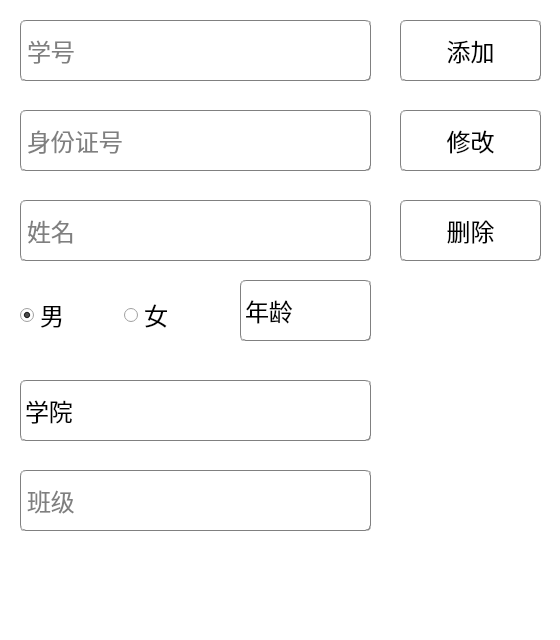
<?xml version="1.0" encoding="UTF-8"?>
<ui version="4.0">
 <class>student</class>
 <widget class="QDialog" name="student">
  <property name="geometry">
   <rect>
    <x>0</x>
    <y>0</y>
    <width>560</width>
    <height>640</height>
   </rect>
  </property>
  <property name="minimumSize">
   <size>
    <width>560</width>
    <height>640</height>
   </size>
  </property>
  <property name="maximumSize">
   <size>
    <width>560</width>
    <height>640</height>
   </size>
  </property>
  <property name="windowTitle">
   <string>学生信息管理</string>
  </property>
  <property name="styleSheet">
   <string notr="true">#student{
border-image: url(:/image/image/backpage_common.png);
background-color: rgb(255, 255, 255);
}</string>
  </property>
  <widget class="QPushButton" name="button_delete">
   <property name="geometry">
    <rect>
     <x>400</x>
     <y>200</y>
     <width>141</width>
     <height>61</height>
    </rect>
   </property>
   <property name="sizePolicy">
    <sizepolicy hsizetype="Minimum" vsizetype="Minimum">
     <horstretch>0</horstretch>
     <verstretch>0</verstretch>
    </sizepolicy>
   </property>
   <property name="font">
    <font>
     <family>等距更纱黑体 SC</family>
     <pointsize>18</pointsize>
    </font>
   </property>
   <property name="styleSheet">
    <string notr="true">QPushButton#button_delete{
border:1px groove gray;
border-radius:5px;
padding:2px 4px;
color: rgb(0, 0, 0);
background-color: rgba(255,255,255, 255);
}

QPushButton#button_delete:hover{
border:1px groove gray;
border-radius:5px;
padding:2px 4px;
color: rgb(0, 0, 0);
background-color: rgba(240,255,255,255);
}
 
QPushButton#button_delete:pressed{
border:1px groove gray;
border-radius:5px;
padding:2px 4px;
color: rgb(0, 0, 0);
background-color: rgba(225,255,255, 255);
padding-left:6px;
padding-top:6px;
}

QPushButton#button_delete:disabled{
border:1px groove gray;
border-radius:5px;
padding:2px 4px;
color: rgb(176,196,222);
background-color: rgba(255,255,255,255);
padding-left:6px;
padding-top:6px;
}</string>
   </property>
   <property name="text">
    <string>删除</string>
   </property>
  </widget>
  <widget class="QLineEdit" name="line_name">
   <property name="geometry">
    <rect>
     <x>20</x>
     <y>200</y>
     <width>351</width>
     <height>61</height>
    </rect>
   </property>
   <property name="sizePolicy">
    <sizepolicy hsizetype="Expanding" vsizetype="Expanding">
     <horstretch>0</horstretch>
     <verstretch>0</verstretch>
    </sizepolicy>
   </property>
   <property name="font">
    <font>
     <family>等距更纱黑体 SC</family>
     <pointsize>18</pointsize>
    </font>
   </property>
   <property name="styleSheet">
    <string notr="true">border:1px groove gray;;
border-radius:5px;
padding:2px 4px;
background-color: rgba(255,255,255,128);</string>
   </property>
   <property name="maxLength">
    <number>20</number>
   </property>
   <property name="placeholderText">
    <string>姓名</string>
   </property>
   <property name="clearButtonEnabled">
    <bool>true</bool>
   </property>
  </widget>
  <widget class="QLineEdit" name="line_class">
   <property name="geometry">
    <rect>
     <x>20</x>
     <y>470</y>
     <width>351</width>
     <height>61</height>
    </rect>
   </property>
   <property name="sizePolicy">
    <sizepolicy hsizetype="Expanding" vsizetype="Expanding">
     <horstretch>0</horstretch>
     <verstretch>0</verstretch>
    </sizepolicy>
   </property>
   <property name="font">
    <font>
     <family>等距更纱黑体 SC</family>
     <pointsize>18</pointsize>
    </font>
   </property>
   <property name="styleSheet">
    <string notr="true">border:1px groove gray;
border-radius:5px;
padding:2px 4px;
background-color: rgba(255,255,255,128);</string>
   </property>
   <property name="maxLength">
    <number>6</number>
   </property>
   <property name="placeholderText">
    <string>班级</string>
   </property>
   <property name="clearButtonEnabled">
    <bool>true</bool>
   </property>
  </widget>
  <widget class="QPushButton" name="button_revision">
   <property name="geometry">
    <rect>
     <x>400</x>
     <y>110</y>
     <width>141</width>
     <height>61</height>
    </rect>
   </property>
   <property name="font">
    <font>
     <family>等距更纱黑体 SC</family>
     <pointsize>18</pointsize>
    </font>
   </property>
   <property name="styleSheet">
    <string notr="true">QPushButton#button_revision{
border:1px groove gray;
border-radius:5px;
padding:2px 4px;
color: rgb(0, 0, 0);
background-color: rgba(255,255,255, 255);
}

QPushButton#button_revision:hover{
border:1px groove gray;
border-radius:5px;
padding:2px 4px;
color: rgb(0, 0, 0);
background-color: rgba(240,255,255,255);
}
 
QPushButton#button_revision:pressed{
border:1px groove gray;
border-radius:5px;
padding:2px 4px;
color: rgb(0, 0, 0);
background-color: rgba(225,255,255, 255);
padding-left:6px;
padding-top:6px;
}

QPushButton#button_revision:disabled{
border:1px groove gray;
border-radius:5px;
padding:2px 4px;
color: rgb(176,196,222);
background-color: rgba(255,255,255,255);
padding-left:6px;
padding-top:6px;
}</string>
   </property>
   <property name="text">
    <string>修改</string>
   </property>
  </widget>
  <widget class="QLineEdit" name="line_stu_id">
   <property name="geometry">
    <rect>
     <x>20</x>
     <y>20</y>
     <width>351</width>
     <height>61</height>
    </rect>
   </property>
   <property name="sizePolicy">
    <sizepolicy hsizetype="Expanding" vsizetype="Preferred">
     <horstretch>0</horstretch>
     <verstretch>0</verstretch>
    </sizepolicy>
   </property>
   <property name="font">
    <font>
     <family>等距更纱黑体 SC</family>
     <pointsize>18</pointsize>
    </font>
   </property>
   <property name="styleSheet">
    <string notr="true">border:1px groove gray;
border-radius:5px;
padding:2px 4px;
background-color: rgba(255,255,255,128);</string>
   </property>
   <property name="maxLength">
    <number>10</number>
   </property>
   <property name="placeholderText">
    <string>学号</string>
   </property>
   <property name="clearButtonEnabled">
    <bool>true</bool>
   </property>
  </widget>
  <widget class="QComboBox" name="cbb_age">
   <property name="geometry">
    <rect>
     <x>240</x>
     <y>280</y>
     <width>131</width>
     <height>61</height>
    </rect>
   </property>
   <property name="sizePolicy">
    <sizepolicy hsizetype="Minimum" vsizetype="Fixed">
     <horstretch>0</horstretch>
     <verstretch>0</verstretch>
    </sizepolicy>
   </property>
   <property name="font">
    <font>
     <family>等距更纱黑体 SC</family>
     <pointsize>18</pointsize>
    </font>
   </property>
   <property name="styleSheet">
    <string notr="true">QComboBox::drop-down {
    subcontrol-origin: padding;
    subcontrol-position: top right;
    width: 20px;

    border-top-right-radius: 5px;
    border-bottom-right-radius: 5px;
}
QComboBox::down-arrow {
	image: url(:/image/image/icon/arrow_down.png);
}


QComboBox#cbb_age{
border:1px groove gray;
border-radius:5px;
padding:2px 4px;
background-color: rgba(255,255,255,255);
}

QComboBox#cbb_age:hover{
border-color: rgb(213, 198, 255);
border-radius:5px;
padding:2px 4px;
color: rgb(0, 0, 0);
background-color: rgba(255,255,255,255);
}</string>
   </property>
   <item>
    <property name="text">
     <string>年龄</string>
    </property>
   </item>
   <item>
    <property name="text">
     <string>17</string>
    </property>
   </item>
   <item>
    <property name="text">
     <string>18</string>
    </property>
   </item>
   <item>
    <property name="text">
     <string>19</string>
    </property>
   </item>
   <item>
    <property name="text">
     <string>20</string>
    </property>
   </item>
   <item>
    <property name="text">
     <string>21</string>
    </property>
   </item>
   <item>
    <property name="text">
     <string>22</string>
    </property>
   </item>
   <item>
    <property name="text">
     <string>23</string>
    </property>
   </item>
   <item>
    <property name="text">
     <string>24</string>
    </property>
   </item>
   <item>
    <property name="text">
     <string>25</string>
    </property>
   </item>
   <item>
    <property name="text">
     <string>26</string>
    </property>
   </item>
   <item>
    <property name="text">
     <string>27</string>
    </property>
   </item>
  </widget>
  <widget class="QComboBox" name="cbb_faculty">
   <property name="geometry">
    <rect>
     <x>20</x>
     <y>380</y>
     <width>351</width>
     <height>61</height>
    </rect>
   </property>
   <property name="sizePolicy">
    <sizepolicy hsizetype="Minimum" vsizetype="Fixed">
     <horstretch>0</horstretch>
     <verstretch>0</verstretch>
    </sizepolicy>
   </property>
   <property name="font">
    <font>
     <family>等距更纱黑体 SC</family>
     <pointsize>18</pointsize>
    </font>
   </property>
   <property name="styleSheet">
    <string notr="true">QComboBox::drop-down {
    subcontrol-origin: padding;
    subcontrol-position: top right;
    width: 20px;

    border-top-right-radius: 5px;
    border-bottom-right-radius: 5px;
}
QComboBox::down-arrow {
	image: url(:/image/image/icon/arrow_down.png);
}


QComboBox#cbb_faculty{
border:1px groove gray;
border-radius:5px;
padding:2px 4px;
background-color: rgba(255,255,255,255);
}

QComboBox#cbb_faculty:hover{
border-color: rgb(213, 198, 255);
border-radius:5px;
padding:2px 4px;
color: rgb(0, 0, 0);
background-color: rgba(255,255,255,255);
}</string>
   </property>
   <item>
    <property name="text">
     <string>学院</string>
    </property>
   </item>
   <item>
    <property name="text">
     <string>地球科学学院</string>
    </property>
   </item>
   <item>
    <property name="text">
     <string>资源学院</string>
    </property>
   </item>
   <item>
    <property name="text">
     <string>材料与化学学院</string>
    </property>
   </item>
   <item>
    <property name="text">
     <string>环境学院</string>
    </property>
   </item>
   <item>
    <property name="text">
     <string>工程学院</string>
    </property>
   </item>
   <item>
    <property name="text">
     <string>地球物理与空间信息学院</string>
    </property>
   </item>
   <item>
    <property name="text">
     <string>海洋学院</string>
    </property>
   </item>
   <item>
    <property name="text">
     <string>机械与电子信息学院</string>
    </property>
   </item>
   <item>
    <property name="text">
     <string>自动化学院</string>
    </property>
   </item>
   <item>
    <property name="text">
     <string>经济管理学院</string>
    </property>
   </item>
   <item>
    <property name="text">
     <string>外国语学院</string>
    </property>
   </item>
   <item>
    <property name="text">
     <string>地理与信息工程学院</string>
    </property>
   </item>
   <item>
    <property name="text">
     <string>数学与物理学院</string>
    </property>
   </item>
   <item>
    <property name="text">
     <string>珠宝学院</string>
    </property>
   </item>
   <item>
    <property name="text">
     <string>公共管理学院</string>
    </property>
   </item>
   <item>
    <property name="text">
     <string>计算机学院</string>
    </property>
   </item>
   <item>
    <property name="text">
     <string>体育学院</string>
    </property>
   </item>
   <item>
    <property name="text">
     <string>艺术与传媒学院</string>
    </property>
   </item>
   <item>
    <property name="text">
     <string>马克思主义学院</string>
    </property>
   </item>
   <item>
    <property name="text">
     <string>李四光学院</string>
    </property>
   </item>
   <item>
    <property name="text">
     <string>高等教育研究所</string>
    </property>
   </item>
   <item>
    <property name="text">
     <string>远程与继续教育学院</string>
    </property>
   </item>
   <item>
    <property name="text">
     <string>国际教育学院</string>
    </property>
   </item>
  </widget>
  <widget class="QPushButton" name="button_insert">
   <property name="geometry">
    <rect>
     <x>400</x>
     <y>20</y>
     <width>141</width>
     <height>61</height>
    </rect>
   </property>
   <property name="sizePolicy">
    <sizepolicy hsizetype="Minimum" vsizetype="Minimum">
     <horstretch>0</horstretch>
     <verstretch>0</verstretch>
    </sizepolicy>
   </property>
   <property name="font">
    <font>
     <family>等距更纱黑体 SC</family>
     <pointsize>18</pointsize>
    </font>
   </property>
   <property name="styleSheet">
    <string notr="true">QPushButton#button_insert{
border:1px groove gray;
border-radius:5px;
padding:2px 4px;
color: rgb(0, 0, 0);
background-color: rgba(255,255,255, 255);
}

QPushButton#button_insert:hover{
border:1px groove gray;
border-radius:5px;
padding:2px 4px;
color: rgb(0, 0, 0);
background-color: rgba(240,255,255,255);
}
 
QPushButton#button_insert:pressed{
border:1px groove gray;
border-radius:5px;
padding:2px 4px;
color: rgb(0, 0, 0);
background-color: rgba(225,255,255, 255);
padding-left:6px;
padding-top:6px;
}

QPushButton#button_insert:disabled{
border:1px groove gray;
border-radius:5px;
padding:2px 4px;
color: rgb(176,196,222);
background-color: rgba(255,255,255,255);
padding-left:6px;
padding-top:6px;
}</string>
   </property>
   <property name="text">
    <string>添加</string>
   </property>
  </widget>
  <widget class="QWidget" name="layoutWidget">
   <property name="geometry">
    <rect>
     <x>20</x>
     <y>290</y>
     <width>201</width>
     <height>51</height>
    </rect>
   </property>
   <property name="font">
    <font>
     <family>等距更纱黑体 SC</family>
     <pointsize>18</pointsize>
    </font>
   </property>
   <layout class="QHBoxLayout" name="horizontalLayout">
    <item>
     <widget class="QRadioButton" name="rbt_male">
      <property name="font">
       <font>
        <family>等距更纱黑体 SC</family>
        <pointsize>18</pointsize>
       </font>
      </property>
      <property name="text">
       <string>男</string>
      </property>
      <property name="checkable">
       <bool>true</bool>
      </property>
      <property name="checked">
       <bool>true</bool>
      </property>
      <attribute name="buttonGroup">
       <string notr="true">sexGroup</string>
      </attribute>
     </widget>
    </item>
    <item>
     <widget class="QRadioButton" name="rbt_female">
      <property name="font">
       <font>
        <family>等距更纱黑体 SC</family>
        <pointsize>18</pointsize>
       </font>
      </property>
      <property name="text">
       <string>女</string>
      </property>
      <attribute name="buttonGroup">
       <string notr="true">sexGroup</string>
      </attribute>
     </widget>
    </item>
   </layout>
  </widget>
  <widget class="QLineEdit" name="line_id">
   <property name="geometry">
    <rect>
     <x>20</x>
     <y>110</y>
     <width>351</width>
     <height>61</height>
    </rect>
   </property>
   <property name="sizePolicy">
    <sizepolicy hsizetype="Expanding" vsizetype="Expanding">
     <horstretch>0</horstretch>
     <verstretch>0</verstretch>
    </sizepolicy>
   </property>
   <property name="font">
    <font>
     <family>等距更纱黑体 SC</family>
     <pointsize>18</pointsize>
    </font>
   </property>
   <property name="styleSheet">
    <string notr="true">border:1px groove gray;;
border-radius:5px;
padding:2px 4px;
background-color: rgba(255,255,255,128);</string>
   </property>
   <property name="maxLength">
    <number>18</number>
   </property>
   <property name="placeholderText">
    <string>身份证号</string>
   </property>
   <property name="clearButtonEnabled">
    <bool>true</bool>
   </property>
  </widget>
 </widget>
 <resources/>
 <connections/>
 <buttongroups>
  <buttongroup name="sexGroup"/>
 </buttongroups>
</ui>
